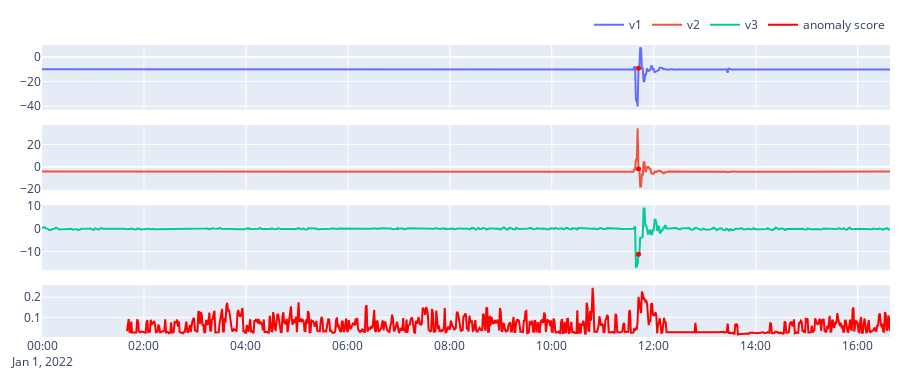

Notebook code for this chart:
### Markdown cell above
## LODA Detector

### Code cell
from streamad.util import StreamGenerator, MultivariateDS, plot
from streamad.model import LodaDetector

ds = MultivariateDS()
stream = StreamGenerator(ds.data)
model = LodaDetector()
scores = []

for x in stream.iter_item():
    score = model.fit_score(x)
    scores.append(score)

data, label, date, features = ds.data, ds.label, ds.date, ds.features
plot(data=data,scores=scores,date=date,features=features,label=label)

### Figure 1 — Plotly figure (JSON) as saved in the notebook; plotly's stock layout.template omitted (floating-point values rounded to 4 significant figures; data arrays with more than 128 entries replaced by an {"elided": "..."} marker saying what was removed)
{"data": [{"name": "v1", "type": "scatter", "x": {"elided": "999 str values"}, "xaxis": "x", "y": {"elided": "999 float values"}, "yaxis": "y"}, {"name": "v2", "type": "scatter", "x": {"elided": "999 str values"}, "xaxis": "x2", "y": {"elided": "999 float values"}, "yaxis": "y2"}, {"name": "v3", "type": "scatter", "x": {"elided": "999 str values"}, "xaxis": "x3", "y": {"elided": "999 float values"}, "yaxis": "y3"}, {"marker": {"color": "red", "size": 5}, "mode": "markers", "showlegend": false, "type": "scatter", "x": ["2022-01-01 11:42:00"], "xaxis": "x", "y": [-9.14], "yaxis": "y"}, {"marker": {"color": "red", "size": 5}, "mode": "markers", "showlegend": false, "type": "scatter", "x": ["2022-01-01 11:42:00"], "xaxis": "x2", "y": [-1.77], "yaxis": "y2"}, {"marker": {"color": "red", "size": 5}, "mode": "markers", "showlegend": false, "type": "scatter", "x": ["2022-01-01 11:42:00"], "xaxis": "x3", "y": [-11.17], "yaxis": "y3"}, {"marker": {"color": "red"}, "name": "anomaly score", "type": "scatter", "x": {"elided": "999 str values"}, "xaxis": "x4", "y": {"elided": "999 float values"}, "yaxis": "y4"}], "layout": {"height": 380, "legend": {"orientation": "h", "x": 1, "xanchor": "right", "y": 1.02, "yanchor": "bottom"}, "margin": {"b": 10, "l": 10, "r": 10, "t": 10}, "xaxis": {"anchor": "y", "domain": [0, 1], "matches": "x4", "showticklabels": false}, "xaxis2": {"anchor": "y2", "domain": [0, 1], "matches": "x4", "showticklabels": false}, "xaxis3": {"anchor": "y3", "domain": [0, 1], "matches": "x4", "showticklabels": false}, "xaxis4": {"anchor": "y4", "domain": [0, 1]}, "yaxis": {"anchor": "x", "domain": [0.7784, 1.0]}, "yaxis2": {"anchor": "x2", "domain": [0.5042, 0.7258]}, "yaxis3": {"anchor": "x3", "domain": [0.2299, 0.4515]}, "yaxis4": {"anchor": "x4", "domain": [0, 0.1773]}}}
